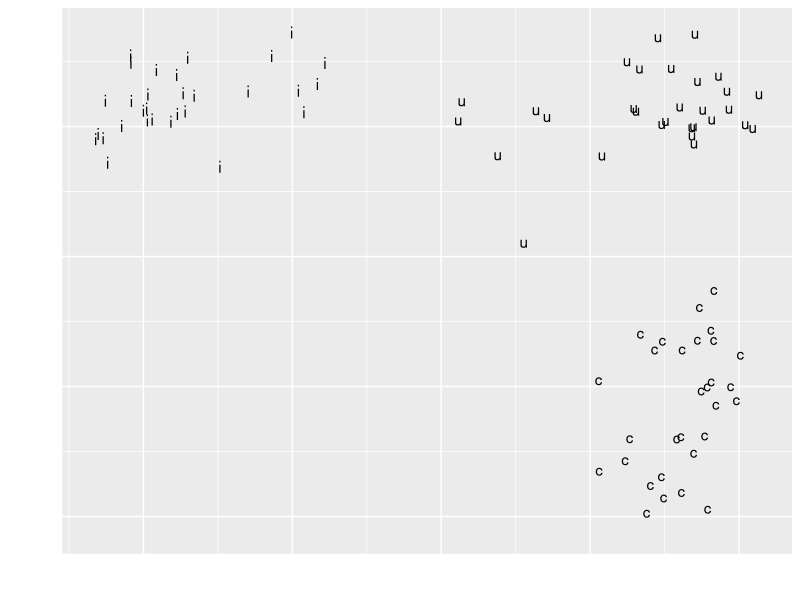

Recreate this plot in R. (Note: this script raises an error after producing the figure.)
## ---- chunk 1
knitr::opts_chunk$set(message=FALSE,warning=FALSE, cache=TRUE)
## ---- chunk 2
library(ggplot2)
data_23 <- read.csv("LING2200_vowels_2023.csv", header=TRUE)
vowel_space_23 <- ggplot(data_23, aes(x=F2, y=F1, label=Vowel)) + geom_text() + scale_x_reverse() + scale_y_reverse()
vowel_space_23
